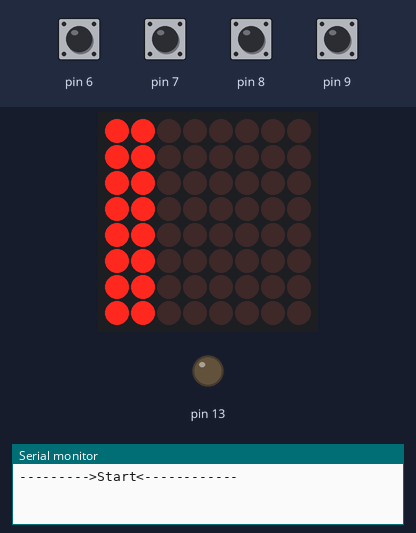
Recording of a sketch running on a simulated Arduino Uno, built with avr-gcc and run on an emulated ATmega328P. Parts: 8×8 LED matrix, output pins drawn as LEDs (lit = HIGH), the last lines printed to the serial monitor. The inputs (shaded band) are chosen by the test bench; at power-on: pin 6–9 HIGH.

Above: at 2.4 s.
2.5 s: pin 8 pulled LOW for 0.15 s
At 5.1 s:
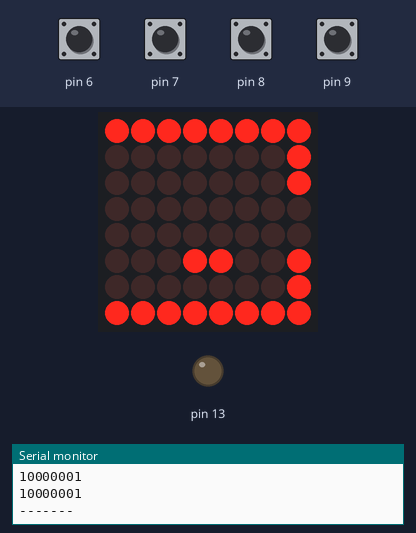
5.6 s: pin 8 pulled LOW for 1 s
At 6.8 s:
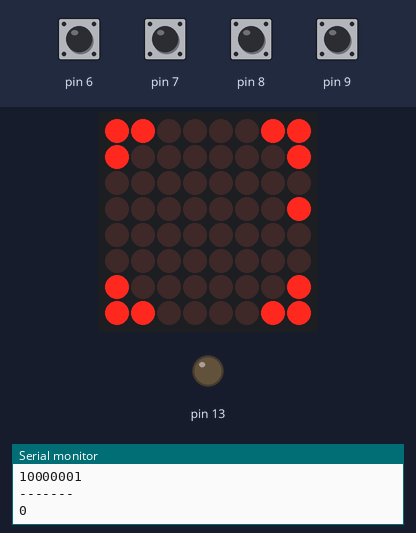
9.6 s: pin 8 pulled LOW for 0.15 s
At 9.69 s:
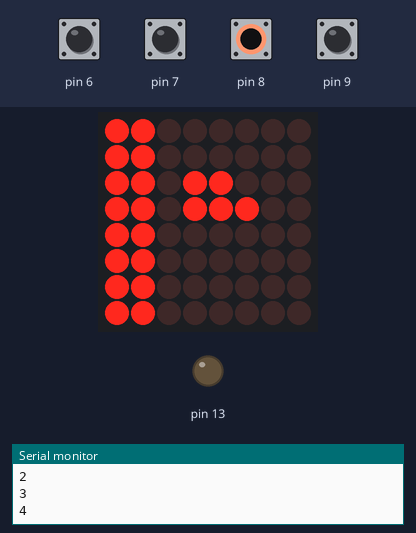
11.2 s: pin 9 pulled LOW for 1 s
At 12.7 s:
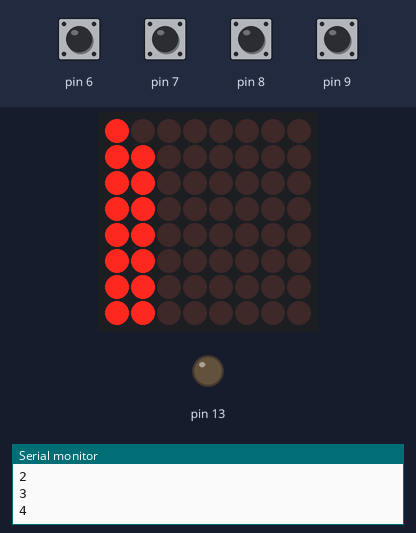
13.7 s: pin 6 pulled LOW for 0.15 s
At 13.8 s:
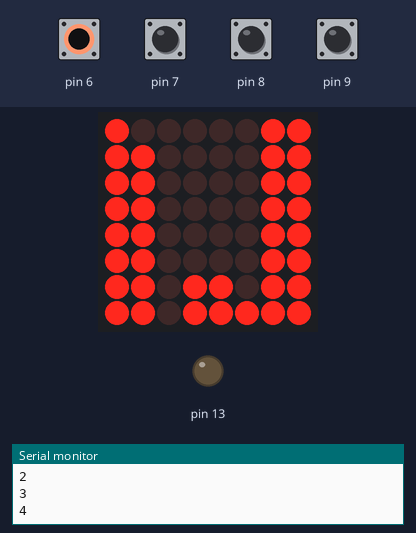
15.3 s: pin 7 pulled LOW for 0.15 s
At 15.39 s:
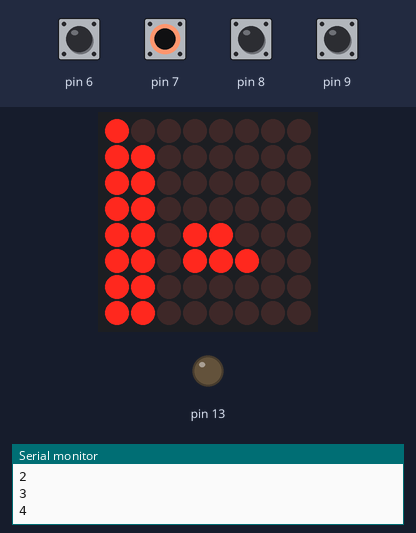
Timing chart, 0 to 17.9 s (numbered marks = the images above; inputs shaded):
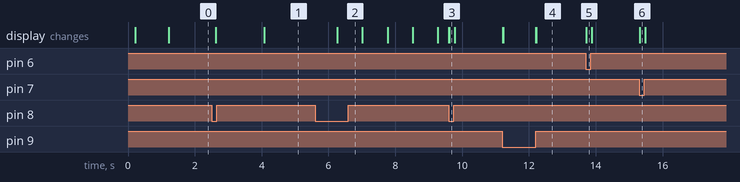

The sketch:

Matrix_Animation_workbench.ino
```cpp
//We always have to include the library
#include "LedControl.h"


#define TRACE_ON 1

#ifdef TRACE_ON
#define OUTPUT_TRACE 1
#define TRACE_CLOCK 1
#endif

#define LED8X8_DATAIN_PIN 12
#define LED8X8_CLK_PIN 11
#define LED8X8_LOAD_PIN 10
#define LED8X8_COUNT 1
#define LED8X8_PANEL_0 0

#define MINUTE_SHIFT_THRESHOLD 45

#define FRAME_DELAY 750


enum MAIN_STATE {
  STATE_DEMO_CLOCK,
  STATE_DEMO_RDS_TRUST_BAR,
  STATE_DEMO_ROTARY_TEST
};

MAIN_STATE main_state = STATE_DEMO_ROTARY_TEST;


LedControl led8x8=LedControl(LED8X8_DATAIN_PIN,LED8X8_CLK_PIN,LED8X8_LOAD_PIN,LED8X8_COUNT);

/* we always wait a bit between updates of the display */
unsigned long delaytime=250;

#define MINUTE_FULL_CIRCLE_THRESHOLD 55
unsigned long clock_hour_bitmap=0xFFFFFFFF;
unsigned int clock_minute_bitmap=0xFFFF;


byte mirroredPattern (byte pattern)
{
  byte newPattern=0;
    newPattern|=pattern&B10000000; /* Copy highest bit */

  for(byte i=1;i<8;i++) {
    pattern<<=1;
    newPattern>>=1;
    newPattern|=pattern&B10000000;
  }
  return newPattern;
}

void displayUpdate() {
  byte rowPattern;
  #ifdef OUTPUT_TRACE
        Serial.println("-------");
  #endif
  for(int row=0;row<8;row++) {

    /* Add elemens of hour and minute bitmap to row pattern */
    /* map=0  H7  H6  H5  H4  H3  H2  H1  H0
     *     1  H27                         H8
     *     2  H26     M3  M2  M1  M0      H9
     *     3  H25     M11         M4      H10
     *     4  H24     M10         M5      H11
     *     5  H23     M9  M8  M7  M6      H12
     *     6  H22                         H13
     *     7  H21 H20 H19 H18 H17 H16 H15 H14
     *
     *     Minutt bits    = cba9876543210
     *     Minute bitmap  = 0110110110110
     *     Row target bit = _555432225432
     *     Row              _345555432222
     *     row                   76543210
     *
    */
    switch(row) {
      case 0: rowPattern=mirroredPattern(clock_hour_bitmap); break;
      case 1: rowPattern=((clock_hour_bitmap>>20)&B10000000)|((clock_hour_bitmap>>8)&B00000001); break;
      case 2: rowPattern=((clock_hour_bitmap>>19)&B10000000)|((clock_hour_bitmap>>9)&B00000001)
                          | mirroredPattern((clock_minute_bitmap<<2)&B00111100); break;
      case 3: rowPattern=((clock_hour_bitmap>>18) & B10000000)|((clock_hour_bitmap>>10)&B00000001)
                          | ((clock_minute_bitmap>>2 & B00000100))
                          | ((clock_minute_bitmap>>6 & B00100000)); break;
      case 4: rowPattern=((clock_hour_bitmap>>17)&B10000000)|((clock_hour_bitmap>>11)&B00000001)
                          | ((clock_minute_bitmap>>3 & B00000100))
                          | ((clock_minute_bitmap>>5 & B00100000)); break;
      case 5: rowPattern=((clock_hour_bitmap>>16)&B10000000)|((clock_hour_bitmap>>12)&B00000001)
                          | ((clock_minute_bitmap>>4)&B00111100); break;
      case 6: rowPattern=((clock_hour_bitmap>>15)&B10000000)|((clock_hour_bitmap>>13)&B00000001); break;
      case 7: rowPattern=clock_hour_bitmap>>14;break;
      } // switch

    led8x8.setColumn(LED8X8_PANEL_0,7-row,rowPattern);
    #ifdef OUTPUT_TRACE
      Serial.println(rowPattern,BIN);
    #endif
  }
  #ifdef OUTPUT_TRACE
    Serial.println("-------");
  #endif
}

void renderClockBitmaps(int minute_of_the_day) {

  unsigned int minute_of_the_hour = (minute_of_the_day%60);
  unsigned int hour = (minute_of_the_day/60)%12; /* will be truncated by integer arithmetic */
  unsigned int switchOffBar=0;
  unsigned long master_pattern=0;
  unsigned long simple_pattern=3;
  const unsigned long switchOffPattern=B01111110;

  #ifdef TRACE_CLOCK
        Serial.print(hour);Serial.print(":");Serial.println(minute_of_the_hour);
  #endif

  /* ********** *
   *   Hour
   * **********
   */
  simple_pattern<<=(2+hour*2); /* this will place hour 0 at bit 2 and 3, 1 at 4+5 and so on */
                                /* FEDCBA98 76543210 FEDCBA98 76543210 */
                                /* 00000000 00000000 00000000 00001100  = 0 Hrs */
                                /* 00000000 00000000 01100000 00000000  = 6 Hrs */
                                /* 00000011 00000000 00000000 00000000  = 11 Hrs */
                                /* ____aaaa ddddddcc ccccbbbb bbaaaa__  = simple pattern sides abcd*/

  if(minute_of_the_hour >= MINUTE_SHIFT_THRESHOLD)
            simple_pattern<<=1; /* Shift the hole pattern to indicate upcoming hour */


  /* Add corner bits (+) to the pattern and overlay 11th to 1st hour */
  /*  ____aaaa ddddddcc ccccbbbb bbaaaaa_  => */
  /*  ____dddd dd+ccccc c+bbbbbb +aaaaaa+     */
  /*  84218421 84218421 84218421 84218421     */
  master_pattern=   ((simple_pattern & 0x0000003c)<<1)   /* -__aaaa- from 0 hr to 1 */
                  | ((simple_pattern & 0x0f000000)>>23)  /* -aaaa__- from 11 hr to 0 */
                  | ((simple_pattern & 0x00000fc0)<<2)   /* -bbbbbb- from 2 hr to 4 */
                  | ((simple_pattern & 0x0003f000)<<3)   /* -cccccc- from 5 hr to 7 */
                  | ((simple_pattern & 0x00fc0000)<<4)   /* -dddddd- from 5 hr to 7 */
                  | (((simple_pattern>>23)&(simple_pattern>>24)& 0x00000001)) /* left upper corner */
                  | (((simple_pattern<<2) &(simple_pattern<<1)&  0x00000080))   /* Right upper corner */
                  | (((simple_pattern<<3) &(simple_pattern<<2)&  0x00004000))   /* Right lower corner */
                  | (((simple_pattern<<4) &(simple_pattern<<3)&  0x00200000)) ;  /* left lower corner */


  switchOffBar=(((hour+1)/3)+2)%4;   /* Determine Side to set big bar */
  master_pattern |= switchOffPattern<<(switchOffBar*7);

  /* write hour bitmap to final memory (Inverted to light up the zeroes) */
  clock_hour_bitmap=~master_pattern;


 #ifdef TRACE_CLOCK
        Serial.println(0x80000000|simple_pattern,BIN);
        Serial.print(0x80000000|master_pattern,BIN);
  #endif


   /* *************
    *    Minute
    * ************  */


  simple_pattern=0x0db6;                                /* _24_ */                                                       /* 8  1 */                                                       /* 4  2 */
                                                        /* _18_ */
  if(minute_of_the_hour <MINUTE_FULL_CIRCLE_THRESHOLD) simple_pattern>>=(4-(minute_of_the_hour)/15)*3;
  /* move 12 o clock line to bit 0-3 */
  master_pattern=(simple_pattern<<3)|((simple_pattern>>9)&B00001111);

  clock_minute_bitmap=master_pattern;

  #ifdef TRACE_CLOCK
        Serial.print("\t");
        Serial.println(0x8000|master_pattern,BIN);
  #endif

};


void displayTrust(byte rds_trust_base16){
    #ifdef TRACE_ON
      Serial.println( rds_trust_base16);
    #endif
    byte rowPattern=0;

    if(rds_trust_base16>15)rds_trust_base16=15;

    for(byte row=0;row<8;row++) {

      switch(row) {
        case 0:
        case 7: rowPattern=B11000011;break;
        case 1:
        case 6: rowPattern=B10000001;break;
        default:  rowPattern=0; break;
      }
      if((7-row)*2<rds_trust_base16) rowPattern|=B0001000;
      if((row)*2<rds_trust_base16+1) rowPattern|=B00010000;
      led8x8.setColumn(LED8X8_PANEL_0,7-row,rowPattern);
    }
}
;


 void output_sequence_acknowlegde(){
  /*     8 4 2 1 8 4 2 1
   * 7                 X
   * 6               X X
   * 5               X X
   * 4             X X
   * 3     X       X X
   * 2     X X   X X
   * 1       X X X
   * 0         X
   */

   const byte colPattern[7]={0x0c,0x06,0x03,0x06,0x1c,0x78,0xe0};
   led8x8.clearDisplay(LED8X8_PANEL_0);
   for(byte i=0;i<sizeof(colPattern);i++){
       led8x8.setRow(LED8X8_PANEL_0,i,mirroredPattern(colPattern[i]));     /* using row to turn picture-90 degree */
       delay(30);
   }
   delay(1000);
   led8x8.clearDisplay(LED8X8_PANEL_0);
 }

void setup() {
 #ifdef TRACE_ON
 Serial.begin(9600);
 Serial.println("--------->Start<------------");
 #endif

  /*
   The MAX72XX is in power-saving mode on startup,
   we have to do a wakeup call
   */
  led8x8.shutdown(LED8X8_PANEL_0,false);
  /* Set the brightness to a medium values */
  led8x8.setIntensity(LED8X8_PANEL_0,1);
  /* and clear the display */
  led8x8.clearDisplay(LED8X8_PANEL_0);

  input_setup(0, 8); /* Leds */
  output_sequence_acknowlegde();
}

void loop() {
  static unsigned long last_frame_change_time=0;
  static int presscount;
  static int minutes_of_the_day=0;
  byte pattern;
  byte pattern2;

              static byte trust=0;


    #ifdef TRACE_ON
      //Serial.println( "--Tick--");
    #endif
  /* Inputs */
  input_switches_scan_tick();

  switch(main_state) {
    case STATE_DEMO_CLOCK:

            if(input_selectGotPressed()) {
              main_state=STATE_DEMO_RDS_TRUST_BAR;
              break;
            }
            if(millis()-last_frame_change_time>FRAME_DELAY) {
              last_frame_change_time=millis();

              minutes_of_the_day+=5;
              if(minutes_of_the_day >= 12*60) {minutes_of_the_day=0;};
              // if(minutes_of_the_day > 3*60 && minutes_of_the_day < 10*60) minutes_of_the_day=10*60;
              renderClockBitmaps(minutes_of_the_day);

              /* output */
              displayUpdate() ;
            }

            break;
    case STATE_DEMO_RDS_TRUST_BAR:
            if(input_selectGotPressed()) {
              main_state=STATE_DEMO_ROTARY_TEST;
              led8x8.clearDisplay(LED8X8_PANEL_0);
              break;
            }

            if(millis()-last_frame_change_time>FRAME_DELAY) {
              last_frame_change_time=millis();
              displayTrust(trust);
              if(++trust>15){
                trust=0;
              }
            }
            break;
     case STATE_DEMO_ROTARY_TEST:
           if(input_selectGotPressed()) {
            main_state=STATE_DEMO_CLOCK;
            break;
           }

           if(input_snoozeGotPressed()){
              if(++presscount>7) presscount=-7;
           }
            if(presscount<0) pattern2=0xff<<abs(presscount);
            else  pattern2=0xff>>presscount;
            pattern=0xff>>input_getEncoderValue();

            led8x8.setColumn(LED8X8_PANEL_0,7,input_getRawRegisterHigh(0));
            led8x8.setColumn(LED8X8_PANEL_0,6,input_getRawRegisterLow(0));

            led8x8.setColumn(LED8X8_PANEL_0,5,input_getRawState());
            led8x8.setColumn(LED8X8_PANEL_0,4,input_getDebouncedState());
            led8x8.setColumn(LED8X8_PANEL_0,3,input_getTickState());
            led8x8.setColumn(LED8X8_PANEL_0,1,pattern2);
            led8x8.setColumn(LED8X8_PANEL_0,0,pattern);
            break;
     default:

    #ifdef TRACE_ON
      Serial.println( "### BAD MAIN STATE ###");
    #endif
  }
  /* logic*/

}
```

Source omitted: input.ino (9042 bytes)

Measured:
- after the input at 2.5 s, the display: first changes after 0.13 s (image 1 shows a later state)
- after the input at 5.6 s, the display: changes after 0.67 s (image 2)
- after the input at 9.6 s, the display: first changes at once (image 3 shows a later state)
- after the input at 11.2 s, the display: first changes at once (image 4 shows a later state)
- after the input at 13.7 s, the display: first changes at once (image 5 shows a later state)
- after the input at 15.3 s, the display: first changes at once (image 6 shows a later state)
